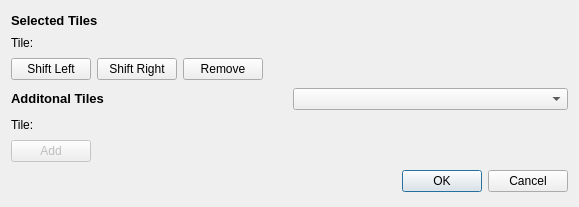
<?xml version="1.0" encoding="UTF-8"?>
<ui version="4.0">
 <class>TileSetter</class>
 <widget class="QWidget" name="TileSetter">
  <property name="windowModality">
   <enum>Qt::ApplicationModal</enum>
  </property>
  <property name="geometry">
   <rect>
    <x>0</x>
    <y>0</y>
    <width>579</width>
    <height>207</height>
   </rect>
  </property>
  <property name="sizePolicy">
   <sizepolicy hsizetype="Preferred" vsizetype="Preferred">
    <horstretch>0</horstretch>
    <verstretch>0</verstretch>
   </sizepolicy>
  </property>
  <property name="minimumSize">
   <size>
    <width>0</width>
    <height>0</height>
   </size>
  </property>
  <property name="windowTitle">
   <string>TileSetter</string>
  </property>
  <layout class="QVBoxLayout" name="verticalLayout">
   <property name="sizeConstraint">
    <enum>QLayout::SetDefaultConstraint</enum>
   </property>
   <item>
    <widget class="QLabel" name="selectedTilesLabel">
     <property name="sizePolicy">
      <sizepolicy hsizetype="Preferred" vsizetype="Fixed">
       <horstretch>0</horstretch>
       <verstretch>0</verstretch>
      </sizepolicy>
     </property>
     <property name="toolTip">
      <string>The tiles in the map tileset.</string>
     </property>
     <property name="text">
      <string>&lt;html&gt;&lt;head/&gt;&lt;body&gt;&lt;p&gt;&lt;span style=&quot; font-size:10pt; font-weight:600;&quot;&gt;Selected Tiles&lt;/span&gt;&lt;/p&gt;&lt;/body&gt;&lt;/html&gt;</string>
     </property>
    </widget>
   </item>
   <item>
    <widget class="QLabel" name="selectedTileLabel">
     <property name="sizePolicy">
      <sizepolicy hsizetype="Preferred" vsizetype="Fixed">
       <horstretch>0</horstretch>
       <verstretch>0</verstretch>
      </sizepolicy>
     </property>
     <property name="toolTip">
      <string>The current tilename.</string>
     </property>
     <property name="text">
      <string>Tile: </string>
     </property>
    </widget>
   </item>
   <item>
    <layout class="QHBoxLayout" name="flowlayout_placeholder_1">
     <property name="sizeConstraint">
      <enum>QLayout::SetDefaultConstraint</enum>
     </property>
    </layout>
   </item>
   <item>
    <layout class="QHBoxLayout" name="horizontalLayout">
     <item>
      <widget class="QPushButton" name="selectedShiftLeft">
       <property name="toolTip">
        <string>Shifts the selected tile left.</string>
       </property>
       <property name="text">
        <string>Shift Left</string>
       </property>
      </widget>
     </item>
     <item>
      <widget class="QPushButton" name="selectedShiftRight">
       <property name="toolTip">
        <string>Shift the selected tile right.</string>
       </property>
       <property name="text">
        <string>Shift Right</string>
       </property>
      </widget>
     </item>
     <item>
      <widget class="QPushButton" name="selectedRemove">
       <property name="toolTip">
        <string>Removes the selected tile from the tleset.</string>
       </property>
       <property name="text">
        <string>Remove</string>
       </property>
      </widget>
     </item>
     <item>
      <spacer name="horizontalSpacer_2">
       <property name="orientation">
        <enum>Qt::Horizontal</enum>
       </property>
       <property name="sizeHint" stdset="0">
        <size>
         <width>40</width>
         <height>20</height>
        </size>
       </property>
      </spacer>
     </item>
    </layout>
   </item>
   <item>
    <layout class="QHBoxLayout" name="horizontalLayout_3">
     <item>
      <widget class="QLabel" name="additionalTilesLabel">
       <property name="sizePolicy">
        <sizepolicy hsizetype="Preferred" vsizetype="Fixed">
         <horstretch>0</horstretch>
         <verstretch>0</verstretch>
        </sizepolicy>
       </property>
       <property name="toolTip">
        <string>Tiles you can add to the map tileset.</string>
       </property>
       <property name="text">
        <string>&lt;html&gt;&lt;head/&gt;&lt;body&gt;&lt;p&gt;&lt;span style=&quot; font-size:10pt; font-weight:600;&quot;&gt;Additonal Tiles&lt;/span&gt;&lt;/p&gt;&lt;/body&gt;&lt;/html&gt;</string>
       </property>
      </widget>
     </item>
     <item>
      <widget class="QComboBox" name="tileset">
       <property name="toolTip">
        <string>The tileset to choose additional tiles from.</string>
       </property>
       <property name="maxVisibleItems">
        <number>20</number>
       </property>
      </widget>
     </item>
    </layout>
   </item>
   <item>
    <widget class="QLabel" name="additionalTileLabel">
     <property name="sizePolicy">
      <sizepolicy hsizetype="Preferred" vsizetype="Fixed">
       <horstretch>0</horstretch>
       <verstretch>0</verstretch>
      </sizepolicy>
     </property>
     <property name="toolTip">
      <string>The current tilename.</string>
     </property>
     <property name="text">
      <string>Tile:</string>
     </property>
    </widget>
   </item>
   <item>
    <layout class="QHBoxLayout" name="flowlayout_placeholder_2">
     <property name="sizeConstraint">
      <enum>QLayout::SetDefaultConstraint</enum>
     </property>
    </layout>
   </item>
   <item>
    <layout class="QHBoxLayout" name="horizontalLayout_2">
     <item>
      <widget class="QPushButton" name="additionalAdd">
       <property name="enabled">
        <bool>false</bool>
       </property>
       <property name="sizePolicy">
        <sizepolicy hsizetype="Minimum" vsizetype="Fixed">
         <horstretch>0</horstretch>
         <verstretch>0</verstretch>
        </sizepolicy>
       </property>
       <property name="toolTip">
        <string>Adds the selected additional tile to the map tileset.</string>
       </property>
       <property name="text">
        <string>Add</string>
       </property>
      </widget>
     </item>
     <item>
      <spacer name="horizontalSpacer">
       <property name="orientation">
        <enum>Qt::Horizontal</enum>
       </property>
       <property name="sizeHint" stdset="0">
        <size>
         <width>40</width>
         <height>20</height>
        </size>
       </property>
      </spacer>
     </item>
    </layout>
   </item>
   <item>
    <widget class="QDialogButtonBox" name="buttonBox">
     <property name="standardButtons">
      <set>QDialogButtonBox::Cancel|QDialogButtonBox::Ok</set>
     </property>
    </widget>
   </item>
  </layout>
 </widget>
 <layoutdefault spacing="6" margin="11"/>
 <resources/>
 <connections/>
</ui>
